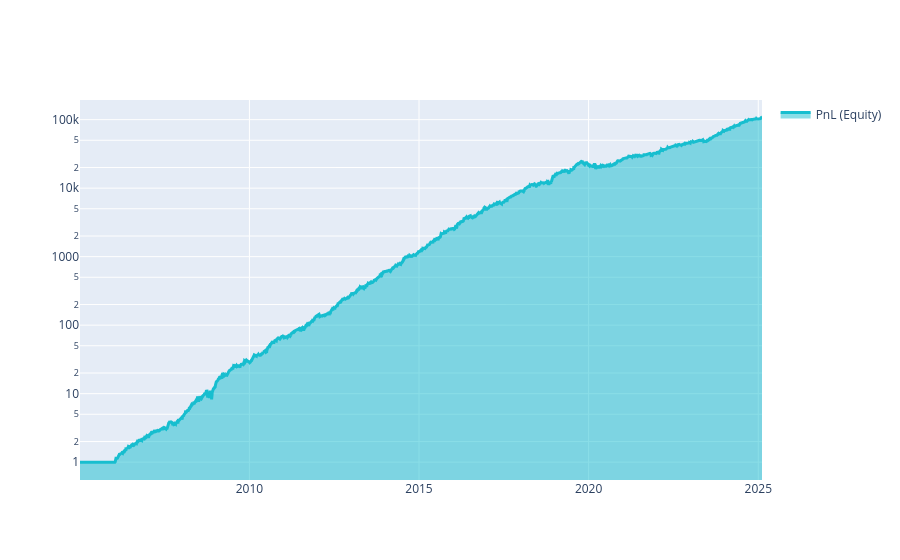

Notebook code for this chart:
### Markdown cell above
The sharpe ratio using the method above follows from **forward looking**. Predictions for (let us say) 2017 know about the relation between features and targets in 2020. Let us visualize the results:

### Code cell
import qnt.graph as qngraph

statistics = qnstats.calc_stat(stock_data, weights)

display(statistics.to_pandas().tail())

performance = statistics.to_pandas()["equity"]
qngraph.make_plot_filled(performance.index, performance, name="PnL (Equity)", type="log")

display(statistics[-1:].sel(field = ["sharpe_ratio"]).transpose().to_pandas())

# check for correlations with existing strategies:
qnstats.print_correlation(weights,stock_data)

### Figure 1 — Plotly figure (JSON) as saved in the notebook; plotly's stock layout.template omitted (floating-point values rounded to 4 significant figures; data arrays with more than 128 entries replaced by an {"elided": "..."} marker saying what was removed)
{"data": [{"fill": "tonexty", "line": {"color": "#17BECF", "width": 3}, "name": "PnL (Equity)", "type": "scatter", "x": {"elided": "5059 str values"}, "y": {"elided": "5059 float values"}}], "layout": {"autosize": true, "showlegend": true, "xaxis": {"autorange": true, "range": ["2005-01-03", "2025-02-10"], "type": "date"}, "yaxis": {"range": [-0.2605, 5.287], "type": "log"}}}
